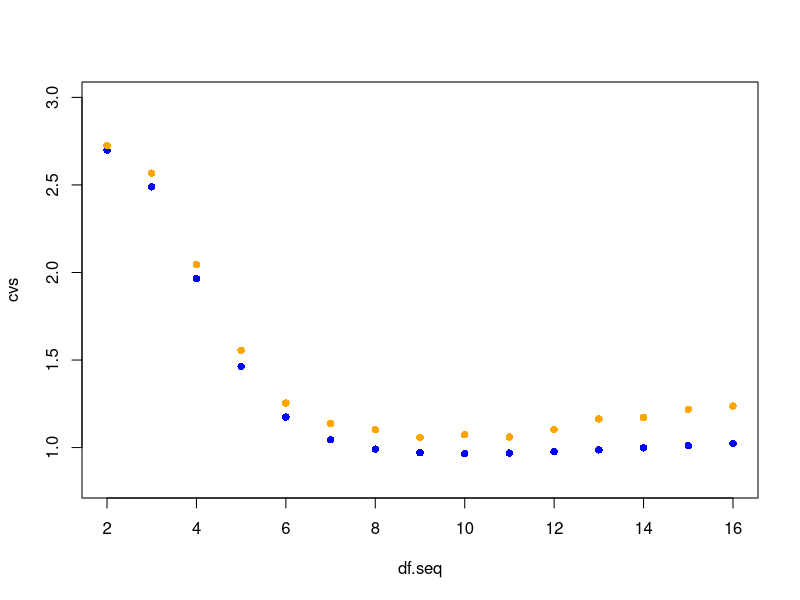

Here is the R script that generated this plot:
## ##################################################################################################################################
## R code for reproducing Fig. 5.9
## 
## author: szcf-weiya <szcfweiya@gmail.com>
## 
## refer to
##  https://esl.hohoweiya.xyz/05-Basis-Expansions-and-Regularization/5.5-Automatic-Selection-of-the-Smoothing-Parameters/index.html
## for more details
##
## ##################################################################################################################################

## generate dataset
func <- function(x)
{
  return(sin(12*(x+0.2))/(x+0.2))
}
genXY <- function(N = 100)
{
  x = runif(N)
  noise = rnorm(N)
  y = func(x) + noise
  return(list(X = x,
              Y = y))
}

mysmooth.spline <- function(X, Y, df){
  nY = length(Y)
  nX = length(X)
  cv.i = as.numeric(nX)
  if (nX != nY)
    return(0)
  # calculate LOOCV
  for (i in 1:nX){
    x = X[-i]
    y = Y[-i]
    model = smooth.spline(x, y, df = df, all.knots = TRUE)
    cv.i[i] = (Y[i] - predict(model, X[i])$y)^2
  }
  cv = mean(cv.i)
  # calculate EPE
  model.full = smooth.spline(X, Y, df = df, all.knots = TRUE)
  #Y.pred = model.full$y
  #Y.true = model.full$yin # DO NOT use Y directly, because they have reordered.
  #epe = mean(( Y.true - Y.pred)^2)
  #data.test = genXY(N = 500)
  #x.test = data.test$X
  #y.test = data.test$Y
  #y.pred = predict(model.full, x.test)$y
  #epe = mean((y.test - y.pred)^2)
  n2 = 100
  epe.i = numeric(n2)
  for (i in 1:n2){
    ind = sample(N, 50)
    model = smooth.spline(X[ind], Y[ind], df = df)
    y.pred = predict(model, X[-ind])$y
    epe.i[i] = mean((y.pred - Y[-ind])^2)
  }
  epe = mean(epe.i)
  return(list(CV = cv, EPE = epe))
}

## simulation
set.seed(1234)
N = 100
data = genXY(N)
X = data$X
Y = data$Y
nrep = 15
df.seq = (1:nrep)+1
models = vector("list", nrep)
cvs = numeric(nrep)
epes = numeric(nrep)
#crits = numeric(nrep)
# for (i in 1:nrep){
#   models[[i]] = smooth.spline(X, Y, df = df.seq[i], cv=TRUE, all.knots = TRUE)
#   cvs[i] = models[[i]]$cv.crit
#   pens[i] = models[[i]]$pen.crit/N
#   #crits[i] = models[[i]]$crit
# }

 
for (i in 1:nrep)
{
  res = mysmooth.spline(X, Y, df=df.seq[i])
  cvs[i] = res$CV
  epes[i] = res$EPE
}
plot(df.seq, cvs, col = "blue", pch = 16, ylim = c(0.8, 3.0))
points(df.seq, epes, col = "orange", pch = 16)